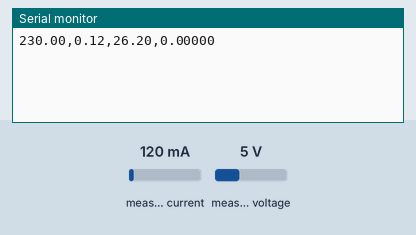
This sketch was run on a simulated Arduino Uno, built with avr-gcc and run on an emulated ATmega328P. Parts: the last lines printed to the serial monitor. Inputs (shaded band) come from the test bench; at power-on: measured current 120 mA, measured voltage 5 V.

Above: at 1.2 s.
1.3 s: measured current set to 40 mA
At 2.6 s:
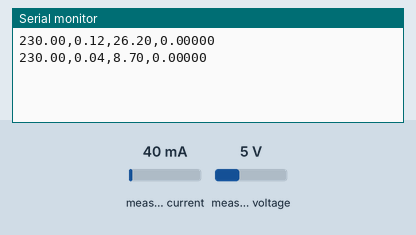
2.8 s: measured voltage set to 0.3 V
4.3 s: measured current set to 500 mA
At 4.3 s:
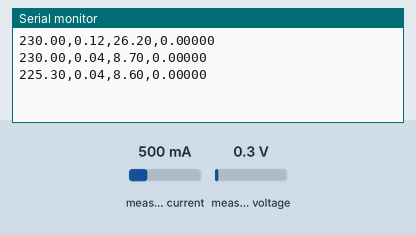
Timing chart, 0 to 7.3 s (numbered marks = the images above; inputs shaded):
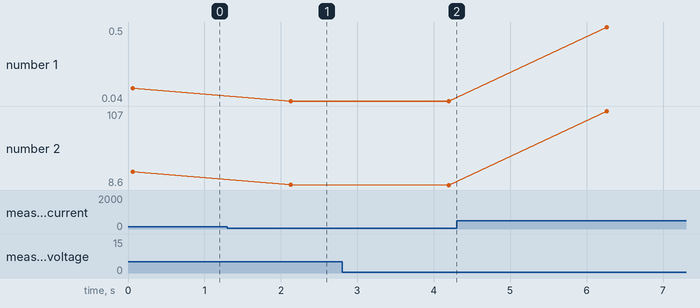

The sketch:

arduinoserial.ino
```cpp
#include <PZEM004Tv30.h>
#include <SoftwareSerial.h>

SoftwareSerial pzemSWSerial(10,11);
PZEM004Tv30 pzem(pzemSWSerial);

void setup() {
  Serial.begin(9600);
  pzemSWSerial.begin(9600);
}

void loop() {
  float voltage = pzem.voltage();
  float current = pzem.current();
  float power = pzem.power();
  float energy = pzem.energy();

  if(!isnan(voltage)){
    Serial.print(voltage);
    Serial.print(",");
    Serial.print(current);
    Serial.print(",");
    Serial.print(power);
    Serial.print(",");
    Serial.println(energy,5);
  }

  delay(2000);
}
```

Measured:
- after the input at 1.3 s, the serial monitor: prints a new line after 0.83 s (image 1)
- plotted number 1: 0.12 → 0.04 after the input at 1.3 s, 0.04 → 0.5 after the input at 4.3 s
- plotted number 2: 26.2 → 8.7 after the input at 1.3 s, 8.7 → 8.6 after the input at 2.8 s, 8.6 → 107 after the input at 4.3 s
